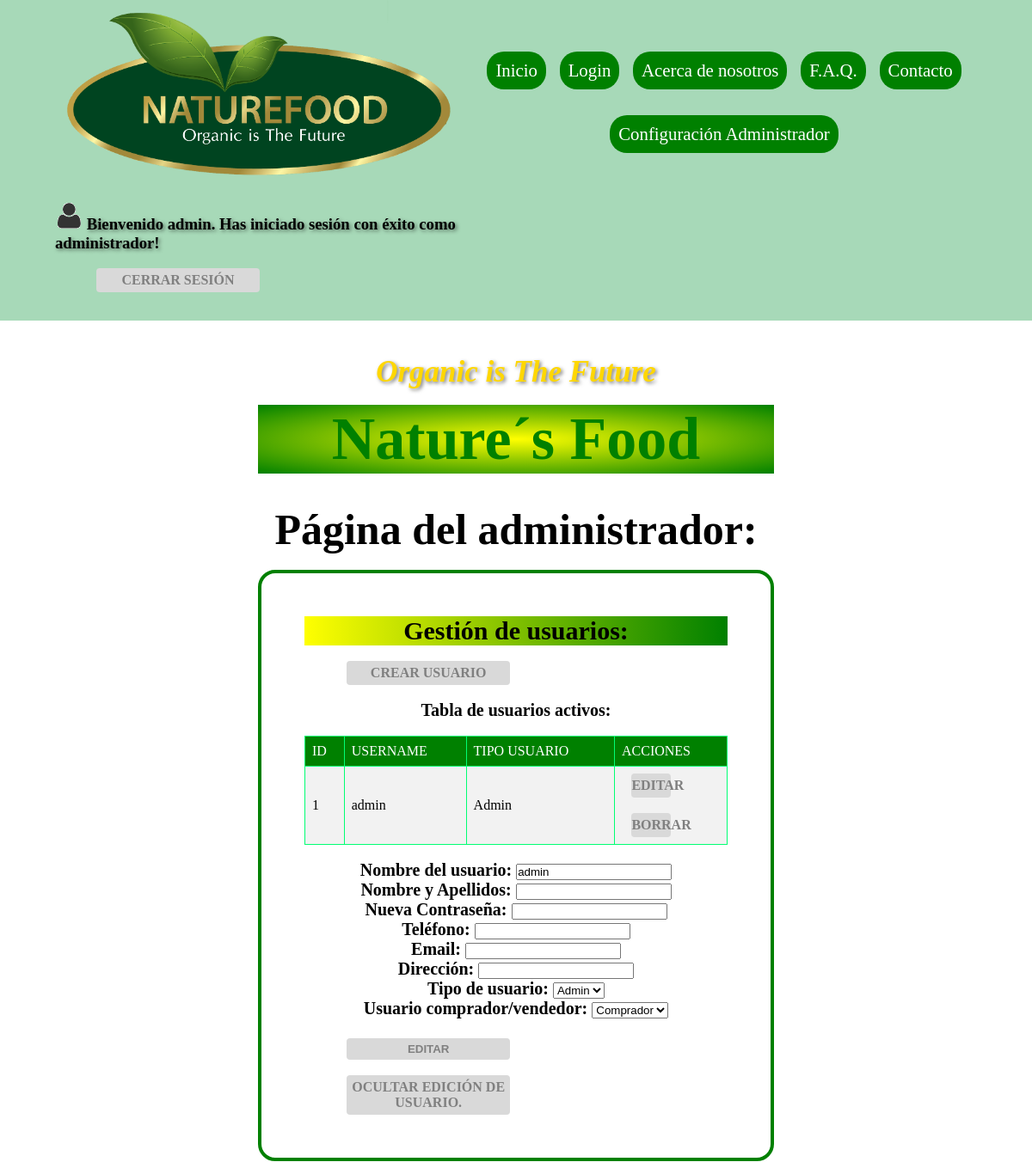
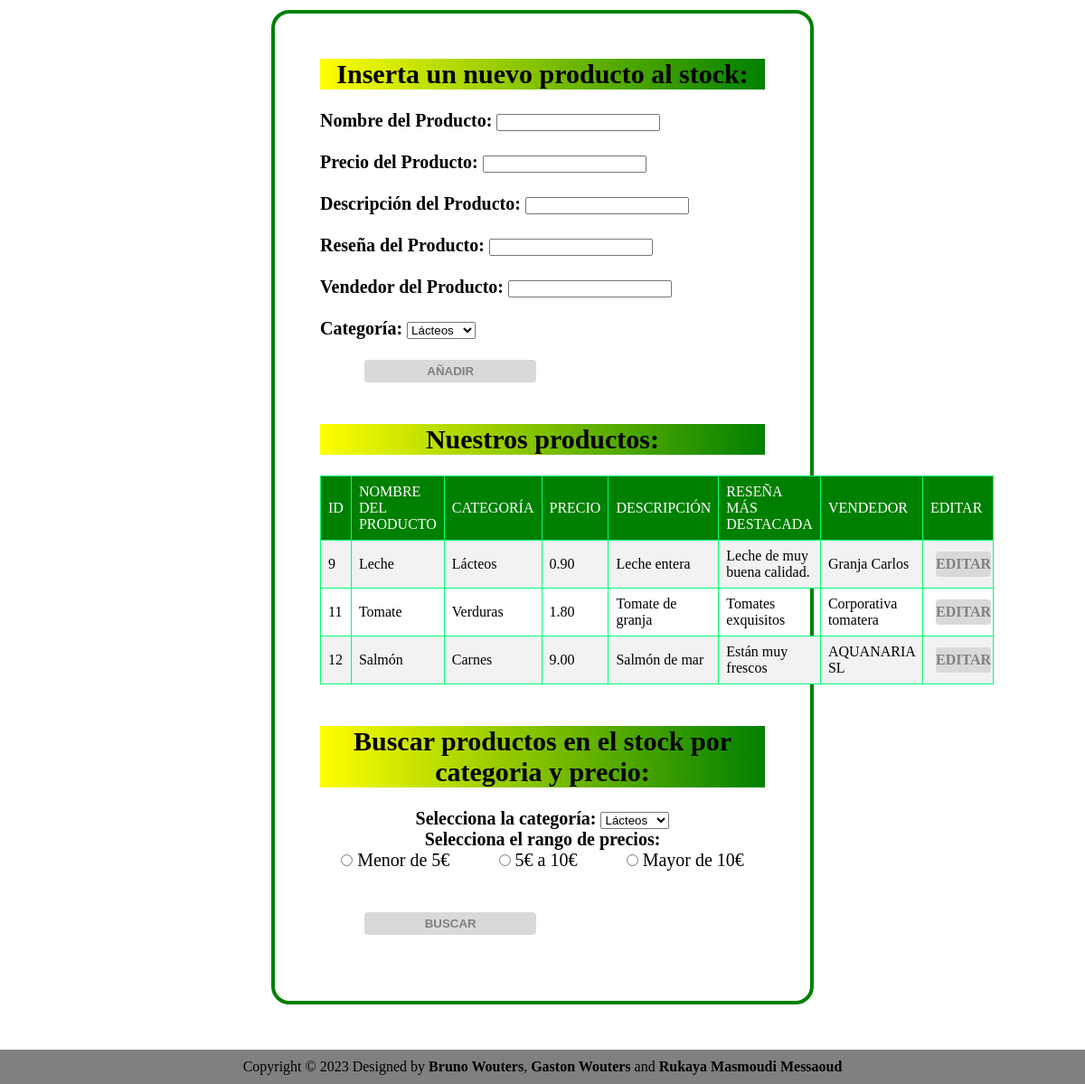
The app's page /admin.php?edit=1 (signed in) with its own data (2 pictures, top to bottom).
### tables this page shows
create table usuario(
	id_usuario int auto_increment primary key,
    nombre varchar(255),
    pass varchar(255),
    tipo_usuario tinyint,
	telefono varchar(255),
	email varchar(255),
    direccion varchar(255),
    nombre_r varchar(20),
    tarjeta varchar(19), 
    cuenta_banco varchar(28),
	comprador_vendedor BIT DEFAULT 0
);

CREATE TABLE `producto` (
  `id_producto` int(11) primary key NOT NULL auto_increment,
  `nombre` varchar(50) DEFAULT NULL,
  `id_categoria` int(11) DEFAULT NULL,
  `precio` decimal(10,2) DEFAULT NULL,
  `descripcion` varchar(150) DEFAULT NULL,
  `resenia` varchar(250) DEFAULT NULL,
  `vendedor` varchar(150) DEFAULT NULL,
  `imagen` BLOB DEFAULT NULL,
      constraint fk_categoria_producto foreign key (`id_categoria`) references `categoria`(`id_categoria`)
);

CREATE TABLE `categoria` (
  `id_categoria` int(11) NOT NULL PRIMARY KEY,
  `nombre` varchar(50) DEFAULT NULL
);

### database.php (called while the page is built, shortened)
<?php
	function listarUsuarios(){
		$result = mysqli_query($GLOBALS["con"], "SELECT * FROM usuario;");
		$usuarios = array();
		while($fila = mysqli_fetch_array($result)){
			$usuarios[] = $fila;
		}
		return $usuarios;
	}
	function obtenerUsuario($id_usuario){
		$resultado = mysqli_query($GLOBALS["con"], "SELECT * FROM usuario WHERE id_usuario=$id_usuario;");
		if(mysqli_num_rows($resultado)==0){
			return 0;
		}
		else{
			$usuario = mysqli_fetch_array($resultado);
			return $usuario;
		}
	}
	function listaCategorias(){
		$misCategorias = array();
		$con = mysqli_connect("localhost", "root", "", "ProyectoFinal");
		$query = "SELECT id_categoria, nombre FROM categoria";
		$categorias = mysqli_query($con, $query);
		while($categoria = mysqli_fetch_assoc($categorias)){
			$misCategorias[] = $categoria;
		}
		return $misCategorias;
	}
	function verProductos(){
		$result = mysqli_query($GLOBALS["con"], "SELECT producto.id_producto, producto.nombre, producto.precio, producto.descripcion, producto.vendedor, producto.resenia, categoria.nombre as categoria FROM producto INNER JOIN categoria ON producto.id_categoria = categoria.id_categoria;");
		$productos = array();
		while($producto = mysqli_fetch_array($result)){
			$productos[] = $producto;
		}
		return $productos;
	}
?>

### admin.php (the view, shortened to what this page needs)
<html>
	<head>
	</head>
	<body>
		<nav>
            <div class="izqda"><img src="images/logo-grand-naturefood-copy.png" width="450px" class="logo">
                <?php
					if(isset($_SESSION['id_usuario'])) {
						if ($_SESSION['tipo_usuario'] == 0){
							echo "<h3 style='text-shadow: 2px 2px 4px rgba(0, 0, 0, 0.5);'><img src='images/avatar.png'> Bienvenido ".$_SESSION['username'].". Has iniciado sesión con éxito como administrador!</h3>";
						} else{
							echo "<h3 style='text-shadow: 2px 2px 4px rgba(0, 0, 0, 0.5);'><img src='images/avatar.png'> Bienvenido ".$_SESSION['username'].". Has iniciado sesión con éxito!</h3>";
						}
						echo "</br><a href='logout.php' class='boton-entrar'>Cerrar sesión</a></br>";
					} else {
						echo "<h3 style='text-shadow: 2px 2px 4px rgba(0, 0, 0, 0.5);'>Ninguna sesión iniciada.</h3><br/>";
					}
				?>
			</div>
            <ul class="drcha">
                <div class="nav1">
                    <li><a href="index.php">Inicio</a></li>
                    <li><a href="login.php">Login</a></li>
                    <li><a href="nosotros.php">Acerca de nosotros</a></li>
                    <li><a href="faq.php">F.A.Q.</a></li>
                    <li><a href="contacto.php">Contacto</a></li>
                </div>
                <div class="nav2">
                <?php
                    if(isset($_SESSION['id_usuario']) && $_SESSION['tipo_usuario'] == 0) {
                        echo '<li><a href="admin.php">Configuración Administrador</a></li>';
                    } else if (isset($_SESSION['id_usuario']) && $_SESSION['tipo_usuario'] == 1){
                        echo '<li><a href="transacciones.php">Transacciones</a></li>
                            <li><a href="historial.php">Historial</a></li>
                            <li><a href="perfil.php">Perfil</a></li>';
                    }
                    ?>
                </div>
            </ul>
        </nav>
		<main class="centrar">
            <div class="">
                <h3 class="amarillo">Organic is The Future</h3></br>
                <h2 class="verde">Nature´s Food</h2></br></br>
				<p class="letraUsual" style="font-size: 50px;"><strong>Página del administrador:</strong></p></br>
            </div>
			<section class="CambiosUsuarios">
				<div>
					<p class="letraUsual colorDegradiant" style="font-size: 30px;"><strong>Gestión de usuarios: </strong></p></br>
					<?php
						require_once("database.php");
						if (isset($_GET['accion']) && $_GET['accion'] == 'crear_usuario') {
							echo "<div id='menu1'><div id='formulario_usuario'>";
							require_once("crear_usuario.php");
							echo "<a href='admin.php' class='boton-entrar'>Ocultar creacion de usuario.</a>";
							echo "</div></div>";
						} else {
							echo "<a href='admin.php?accion=crear_usuario' class='boton-entrar'>Crear usuario</a>";
						}
					?>
				</div>
				<div>
					</br><p class="letraUsual" ><strong>Tabla de usuarios activos:</strong></p></br>
					<div>
						<?php
							$usuarios = listarUsuarios();
							echo "<table class='estiloTabla' border='1'>
									<tr><td>ID</td><td>USERNAME</td><td>TIPO USUARIO</td><td>ACCIONES</td></tr>";
							foreach($usuarios as $usuario){
								echo "<tr>
										<td>".$usuario['id_usuario']."</td>
										<td>".$usuario['nombre']."</td>";
										if($usuario['tipo_usuario'] == 0){
											echo "<td>Admin</td>";
										}
										else{
											echo "<td>User</td>";
										}
										echo "<td>
												<a class='boton-entrar' style='width:40%;' href='admin.php?edit=".$usuario['id_usuario']."'>Editar</a></br>
												<a class='boton-entrar' style='width:40%;' href='borrar_usuario.php?user=".$usuario['id_usuario']."'>Borrar</a>
											</td>
									</tr>";
							}
							echo "</table>";
						?>
					</div>
					<?php
						if (isset($_GET['edit'])) {
							echo "<div id='menu1'><div id='formulario_editar_usuario'>";
							require_once("editar_usuario.php");
							echo "</br><a href='admin.php' class='boton-entrar'>Ocultar edición de usuario.</a>";
							echo "</div></div>";
						}
					?>
				</div>
			</section>
			<section  class="CambiosProductos">
				<div class="letraUsual">
					<p class="letraUsual colorDegradiant" style="font-size: 30px;"><strong>Inserta un nuevo producto al stock:</strong></p></br>
					<?php
						$listaCategorias = listaCategorias($_SESSION['id_usuario']);
						echo "<div class=''><form style='text-align:left;' method='POST' action='".$_SERVER['PHP_SELF']."'>
							<strong>Nombre del Producto: </strong><input type='text' name='nombre'/><br/><br/>
							<strong>Precio del Producto: </strong><input type='text' name='precio'/><br/><br/>
							<strong>Descripción del Producto: </strong><input type='text' name='descripcion'/><br/><br/>
							<strong>Reseña del Producto: </strong><input type='text' name='resenia'/><br/><br/>
							<strong>Vendedor del Producto: </strong><input type='text' name='vendedor'/><br/><br/>
							<strong>Categoría: </strong><select name='categoria'>";
						foreach ($listaCategorias as $categoria) {
							$array = json_decode(json_encode($categoria), true);
							echo "<option value='".$array['id_categoria']."'>".$array['nombre']."</option>";
						}
						echo "</select><br/><br/>
								<input type='submit' class='boton-entrar' name='crear' value='Añadir'/>
							</form></div>";
					?>
				</br></br><div>
					<p class="letraUsual colorDegradiant" style="font-size: 30px;"><strong>Nuestros productos:</strong></p></br>
					<div id="menu1">
						<?php
							require_once("database.php");
							$verProducto = verProductos();
							if(count($verProducto) == 0) {
								echo "<br/><p class='negritaRojo'>No hay productos disponibles en la base de datos.</p>";
							} else {
								echo "<table class='estiloTabla' border='1'>
										<tr><td>ID</td><td>NOMBRE DEL PRODUCTO</td><td>CATEGORÍA</td><td>PRECIO</td><td>DESCRIPCIÓN</td><td>RESEÑA MÁS DESTACADA</td><td>VENDEDOR</td><td>EDITAR</td></tr>";
								foreach($verProducto as $producto){
									echo "<tr><td>".$producto['id_producto'].
									"</td><td>".$producto['nombre'].
									"</td><td>".$producto['categoria'].
									"</td><td>".$producto['precio'].
									"</td><td>".$producto['descripcion'].
									"</td><td>".$producto['resenia'].
									"</td><td>".$producto['vendedor'].
									"</td><td><a class='boton-entrar' style='width:100%;' href='admin.php?editProd=".$producto['id_producto']."'>Editar</a>
									</td>
									</tr>";
								};
								echo "</table>";
							}
						?>
					</div>
				</div>
				</br></br><div class="letraUsual">
					<p class="letraUsual colorDegradiant" style="font-size: 30px;"><strong>Buscar productos en el stock por categoria y precio:</strong></p></br>
					<?php
						echo "<form method='POST' action='".$_SERVER['PHP_SELF']."'>
								<strong>Selecciona la categoría: </strong><select name='categoria'>";
								foreach($listaCategorias as $categoria) {
									$array = json_decode(json_encode($categoria), true);
									echo "<option value='".$array['id_categoria']."'>".$array['nombre']."</option>";
								}
						echo "<select><br/><strong>Selecciona el rango de precios: </strong>
						<ul>
						<input type='radio' name='precio' value='menor5' > Menor de 5€
						<input type='radio' name='precio' value='5a10' style='margin-left: 10%;'> 5€ a 10€
						<input type='radio' name='precio' value='mayor10' style='margin-left: 10%;'> Mayor de 10€<br/><br/>
						</ul>
						</select>";
						echo "</select><br/>
								<input type='submit' class='boton-entrar' name='buscar' value='Buscar'/><br/>
							</form>";
					?>
				</div>
			</section>
		</main>
        <footer>
			<p>Copyright &copy; 2023 Designed by <strong>Bruno Wouters</strong>,<strong> Gaston Wouters</strong> and <strong>Rukaya Masmoudi Messaoud</strong></p>
        </footer>
	</body>
</html>

### editar_usuario.php (shortened to what this page needs)
<?php
	require_once("database.php");
	$usuario = obtenerUsuario($_GET['edit']);
	if($usuario == 0){
		header("Location: admin.php");
	}
	else{
		echo "<br/><form class='letraUsual' method='post' action='#'>
			<strong>Nombre del usuario: </strong><input type='text' name='username' value='".$usuario['nombre']."'><br/>
			<strong>Nombre y Apellidos: </strong><input type='text' name='nombre_r' value='".$usuario['nombre_r']."'><br/>
			<strong>Nueva Contraseña: </strong><input type='password' name='password'><br/>
			<strong>Teléfono: </strong><input type='text' name='telefono' value='".$usuario['telefono']."'><br/>
			<strong>Email: </strong><input type='text' name='email' value='".$usuario['email']."'><br/>
			<strong>Dirección: </strong><input type='text' name='direccion' value='".$usuario['direccion']."'><br/>
			<strong>Tipo de usuario: </strong><select name='tipo_usuario'>";
			if($usuario['tipo_usuario']==0){
				echo "<option value='0' selected>Admin</option>
					<option value='1'>User</option>";
			}else{
				echo "<option value='0'>Admin</option>
					<option value='1' selected>User</option>";
			}
		echo "</select></br><strong>Usuario comprador/vendedor: </strong><select name='comprador_vendedor'>";
			if($usuario['comprador_vendedor']==0){
				echo "<option value='0' selected>Comprador</option>
					<option value='1'>Vendedor</option>";
			}else{
				echo "<option value='0'>Comprador</option>
					<option value='1' selected>Vendedor</option>";
			}
		echo "</select>
		</br></br><input type='submit' name='editar' value='Editar' class='boton-entrar'>
		</form>";
	}
?>

### admin.php (style rules this page uses)
* { padding: 0%; margin: 0%; }
body { background: white; text-align: center; font-family: "Comic Neue"; }
.izqda { width:40%; text-align: left; padding-left:5%; margin:0; display: inline-block; }
.logo { padding-left:2%; }
.drcha { width:49%; text-align: right; display: inline-block; }
.nav1 { text-align: center; padding-bottom:20px; }
.nav2 { text-align: center; }
nav { background-color:rgb(167, 217, 184); padding-bottom: 1.2%; text-align: center; width: 100%; }
nav ul { list-style: none; text-align: right; margin-right: 5%; vertical-align: top; padding-top:5%; }
nav ul li + li { margin-left: 2%; }
nav ul li { background-color: green; border-radius: 20px; padding: 10px; margin-bottom: 10px; display: inline-block; }
nav ul li a { text-decoration: none; color: white; font-family: Georgia, serif; font-size: 130%; }
.centrar { text-align: center; width: 50%; margin:0 auto; margin-top: 40px; margin-bottom: 50px; }
.amarillo { font-family: "Comic Neue",serif; font-style: italic; color: gold; font-size: 35px; text-shadow: 2px 2px 4px rgba(0, 0, 0, 0.5); }
.verde { font-family: Georgia, serif; color: green; font-size: 70px; background: radial-gradient(yellow, green); }
.letraUsual { font-family: "Comic Neue"; font-size: 20px; }
.colorDegradiant { background: linear-gradient(90deg, yellow, green); background-repeat: no-repeat; background-size: cover; }
.CambiosUsuarios { border-radius: 20px; border: 4px solid green; padding: 50px; }
.CambiosProductos { border-radius: 20px; border: 4px solid green; padding: 50px; margin-top: 2%; }
.boton-entrar { display: block; width: 190px; padding: 5px 0px; border: none; border-radius: 4px; background-color: #D9D9D9; text-align: center; text-decoration: none; text-transform: uppercase; font-weight: bold; color: #808080; margin-left:10%; }
.estiloTabla { border-collapse: collapse; width: 100%; }
.estiloTabla td, .estiloTabla th { border: 1px solid #00ff73; padding: 8px; }
.estiloTabla tr:first-child { background-color: green; color: white; }
.estiloTabla tr:nth-child(even) { background-color: #f2f2f2; }
footer { background-color:grey; width: 100%; padding-top: 10px; padding-bottom: 10px; }

### records on screen
usuario: id_usuario "1", nombre "admin", shows "Admin", username "admin", tipo_usuario "Admin", comprador_vendedor "Comprador"
producto: id_producto "9", nombre "Leche", id_categoria.nombre "Lácteos", precio "0.90", descripcion "Leche entera", resenia "Leche de muy buena calidad.", vendedor "Granja Carlos"
producto: id_producto "11", nombre "Tomate", id_categoria.nombre "Verduras", precio "1.80", descripcion "Tomate de granja", resenia "Tomates exquisitos", vendedor "Corporativa tomatera"
producto: id_producto "12", nombre "Salmón", id_categoria.nombre "Carnes", precio "9.00", descripcion "Salmón de mar", resenia "Están muy frescos", vendedor "AQUANARIA SL"

### other values on screen
$_SESSION['username'] "admin"
form field categoria "Lácteos"
